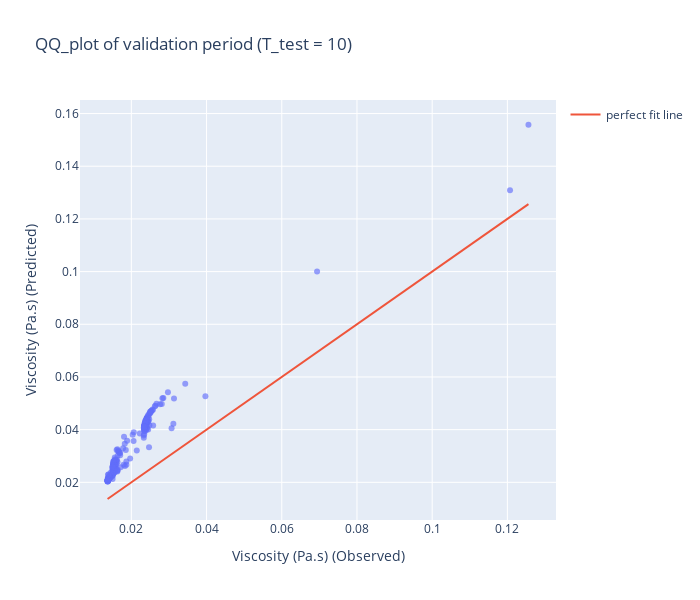
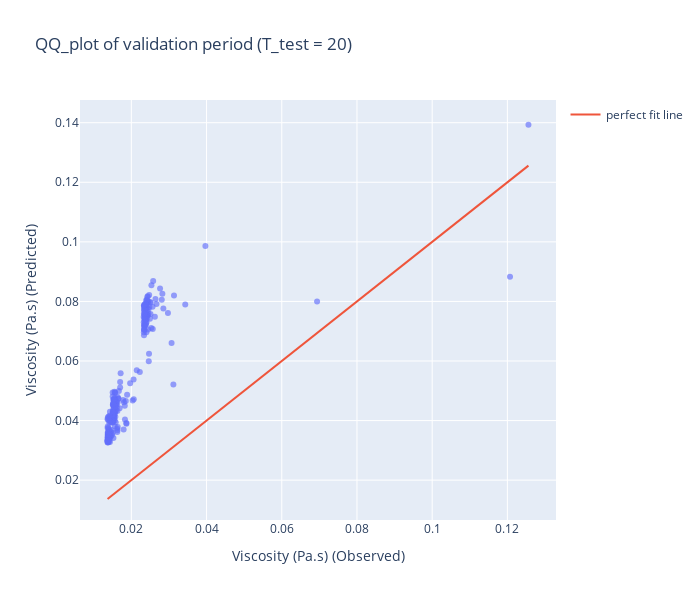
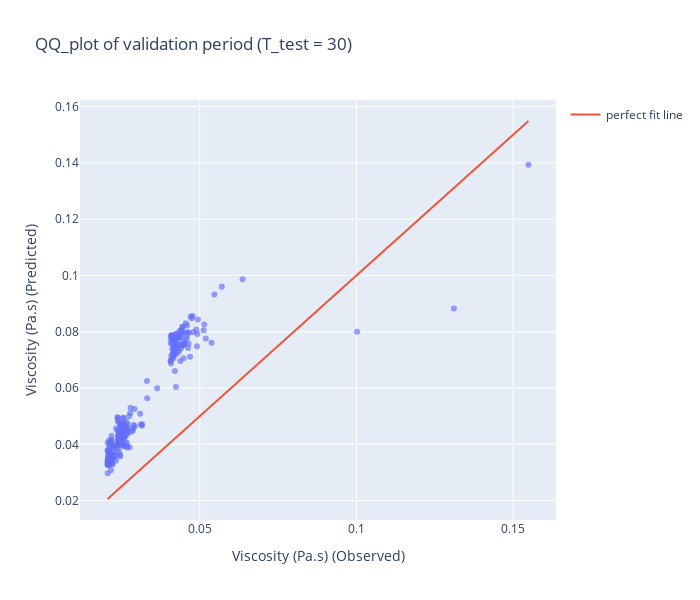
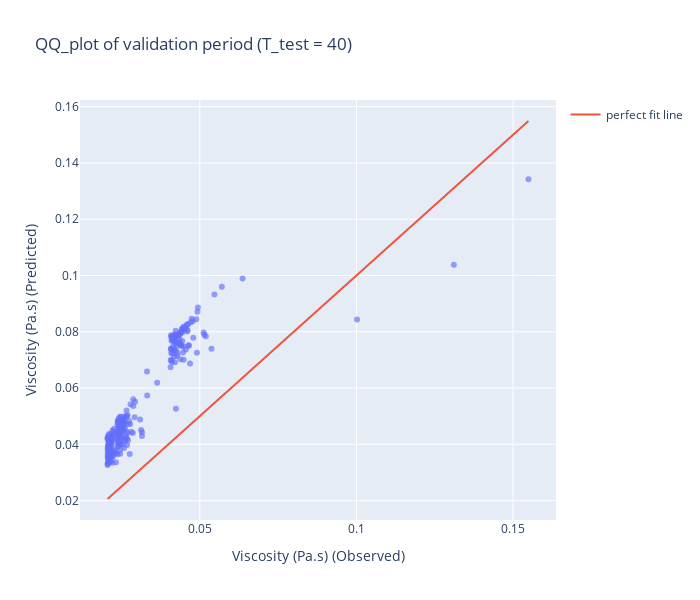

Here is the notebook cell these charts were saved with, in order:
### Markdown cell above
## Validation scores

### Code cell
for temp in temp_values:
    graph_perf[temp]["validation_scores"].update_layout(width=700, height=600).show()

### Figure 1 — Plotly figure (JSON) as saved in the notebook; plotly's stock layout.template omitted (floating-point values rounded to 4 significant figures; data arrays with more than 128 entries replaced by an {"elided": "..."} marker saying what was removed)
{"data": [{"customdata": {"elided": "258x3 float values"}, "hovertemplate": "Viscosity (Pa.s) (Observed)=%{x}<br>Viscosity (Pa.s) (Predicted)=%{y}<br>Shear rate (1/s)=%{customdata[0]}<br>Temperature (°C)=%{customdata[1]}<br>Liquid density (20°C)=%{customdata[2]}<extra></extra>", "legendgroup": "", "marker": {"color": "#636efa", "opacity": 0.65, "symbol": "circle"}, "mode": "markers", "name": "", "orientation": "v", "showlegend": false, "type": "scatter", "x": {"elided": "258 float values"}, "xaxis": "x", "y": {"elided": "258 float values"}, "yaxis": "y"}, {"mode": "lines", "name": "perfect fit line", "type": "scatter", "x": [0.01367, 0.1256], "y": [0.01367, 0.1256]}], "layout": {"height": 600, "legend": {"tracegroupgap": 0}, "title": {"text": "QQ_plot of validation period (T_test = 10)"}, "width": 700, "xaxis": {"anchor": "y", "domain": [0, 1], "title": {"text": "Viscosity (Pa.s) (Observed)"}}, "yaxis": {"anchor": "x", "domain": [0, 1], "title": {"text": "Viscosity (Pa.s) (Predicted)"}}}}

### Figure 2 — Plotly figure (JSON) as saved in the notebook; plotly's stock layout.template omitted (floating-point values rounded to 4 significant figures; data arrays with more than 128 entries replaced by an {"elided": "..."} marker saying what was removed)
{"data": [{"customdata": {"elided": "258x3 float values"}, "hovertemplate": "Viscosity (Pa.s) (Observed)=%{x}<br>Viscosity (Pa.s) (Predicted)=%{y}<br>Shear rate (1/s)=%{customdata[0]}<br>Temperature (°C)=%{customdata[1]}<br>Liquid density (20°C)=%{customdata[2]}<extra></extra>", "legendgroup": "", "marker": {"color": "#636efa", "opacity": 0.65, "symbol": "circle"}, "mode": "markers", "name": "", "orientation": "v", "showlegend": false, "type": "scatter", "x": {"elided": "258 float values"}, "xaxis": "x", "y": {"elided": "258 float values"}, "yaxis": "y"}, {"mode": "lines", "name": "perfect fit line", "type": "scatter", "x": [0.01367, 0.1256], "y": [0.01367, 0.1256]}], "layout": {"height": 600, "legend": {"tracegroupgap": 0}, "title": {"text": "QQ_plot of validation period (T_test = 20)"}, "width": 700, "xaxis": {"anchor": "y", "domain": [0, 1], "title": {"text": "Viscosity (Pa.s) (Observed)"}}, "yaxis": {"anchor": "x", "domain": [0, 1], "title": {"text": "Viscosity (Pa.s) (Predicted)"}}}}

### Figure 3 — Plotly figure (JSON) as saved in the notebook; plotly's stock layout.template omitted (floating-point values rounded to 4 significant figures; data arrays with more than 128 entries replaced by an {"elided": "..."} marker saying what was removed)
{"data": [{"customdata": {"elided": "258x3 float values"}, "hovertemplate": "Viscosity (Pa.s) (Observed)=%{x}<br>Viscosity (Pa.s) (Predicted)=%{y}<br>Shear rate (1/s)=%{customdata[0]}<br>Temperature (°C)=%{customdata[1]}<br>Liquid density (20°C)=%{customdata[2]}<extra></extra>", "legendgroup": "", "marker": {"color": "#636efa", "opacity": 0.65, "symbol": "circle"}, "mode": "markers", "name": "", "orientation": "v", "showlegend": false, "type": "scatter", "x": {"elided": "258 float values"}, "xaxis": "x", "y": {"elided": "258 float values"}, "yaxis": "y"}, {"mode": "lines", "name": "perfect fit line", "type": "scatter", "x": [0.02056, 0.1549], "y": [0.02056, 0.1549]}], "layout": {"height": 600, "legend": {"tracegroupgap": 0}, "title": {"text": "QQ_plot of validation period (T_test = 30)"}, "width": 700, "xaxis": {"anchor": "y", "domain": [0, 1], "title": {"text": "Viscosity (Pa.s) (Observed)"}}, "yaxis": {"anchor": "x", "domain": [0, 1], "title": {"text": "Viscosity (Pa.s) (Predicted)"}}}}

### Figure 4 — Plotly figure (JSON) as saved in the notebook; plotly's stock layout.template omitted (floating-point values rounded to 4 significant figures; data arrays with more than 128 entries replaced by an {"elided": "..."} marker saying what was removed)
{"data": [{"customdata": {"elided": "258x3 float values"}, "hovertemplate": "Viscosity (Pa.s) (Observed)=%{x}<br>Viscosity (Pa.s) (Predicted)=%{y}<br>Shear rate (1/s)=%{customdata[0]}<br>Temperature (°C)=%{customdata[1]}<br>Liquid density (20°C)=%{customdata[2]}<extra></extra>", "legendgroup": "", "marker": {"color": "#636efa", "opacity": 0.65, "symbol": "circle"}, "mode": "markers", "name": "", "orientation": "v", "showlegend": false, "type": "scatter", "x": {"elided": "258 float values"}, "xaxis": "x", "y": {"elided": "258 float values"}, "yaxis": "y"}, {"mode": "lines", "name": "perfect fit line", "type": "scatter", "x": [0.02056, 0.1549], "y": [0.02056, 0.1549]}], "layout": {"height": 600, "legend": {"tracegroupgap": 0}, "title": {"text": "QQ_plot of validation period (T_test = 40)"}, "width": 700, "xaxis": {"anchor": "y", "domain": [0, 1], "title": {"text": "Viscosity (Pa.s) (Observed)"}}, "yaxis": {"anchor": "x", "domain": [0, 1], "title": {"text": "Viscosity (Pa.s) (Predicted)"}}}}
